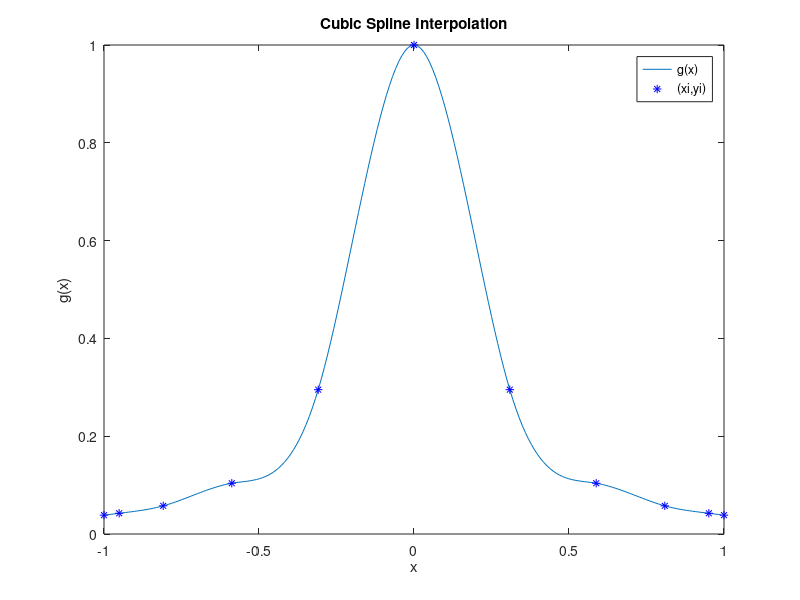

This chart was generated by the following MATLAB code:
clear all
clc
#-----------find g''(x_i)   i =1,2,3,...,N-1--------------------

#create a form like AX = B. three variables are matrix.
#Let g''(x_i) be X

function [DDg] = csi_free_runout(x, y, nsize) 
  #nsize = N + 1
  # when it refers to x, y, delta
  # i(in textbook) = (i+1) (here)
  # i (here) = (i-1) (in textbook)
  
  #create matrix of g''(x_i)   i =1,2,3,...,N-1
  ddg = zeros(nsize - 2, 1);
  
  #----create delta_i-------
  delta = zeros(1, nsize-1);
  for i = 1 : nsize - 1
    delta(i) = x(i+1) - x(i);
  endfor
  #-------------------------
  
  #------create A-----------
  A = zeros(nsize-2, nsize-2);
  for i = 1 : nsize - 2
    for j = 1 : nsize - 2
      if (i == j)
        A(i,j) = (delta(i) + delta(i+1)) / 3;
      elseif ( i == j-1 )
        A(i,j) = delta(i+1) / 6;
      elseif( i == j+1)
        A(i,j) = delta(i)/6;
      else
        continue;
      endif
    endfor
  endfor
  #-------------------------
  
  #---------create B--------
  B = zeros(nsize-2, 1);
  for i = 1 : nsize - 2
    B(i) = (y(i+2) - y(i+1)) / delta(i+1) - (y(i+1) - y(i)) / delta(i);
  endfor
  #-------------------------
  
  ddg = A \ B;
  DDg = zeros(1, nsize);
  for i = 1:nsize-2
    DDg(i+1) = ddg(i,1);
  endfor
  
  #-----------cubic spline interpolation drawing-------
  figure(1)
  x_plot = [];
  y_plot = [];
  for i = 1 : nsize - 1
    x_ref = x(i) : 0.01 : x(i+1);
    y_ref = [];
    #in the textbook P6 eq.(1.6)
    y_ref = DDg(i)/6 * ( (x(i+1)-x_ref).^3 / delta(i) - delta(i)*(x(i+1)-x_ref))...
        + DDg(i+1)/6 * ( (x_ref-x(i)).^3 / delta(i) - delta(i)*(x_ref-x(i)))...
        + y(i) * ( x(i+1) - x_ref )/delta(i) + y(i+1) * ( x_ref - x(i) )/delta(i);
    x_plot = [x_plot, x_ref]; #connect all the x
    y_plot = [y_plot, y_ref]; #connect all the y
  endfor
  plot(x_plot, y_plot, x,y, "b*") #b* means point pattern is blue *
  xlabel("x"); #name the x axis
  ylabel("g(x)"); #name the y axis
  legend("g(x)", "(xi,yi)"); #name the line
  title("Cubic Spline Interpolation"); #name the diagram
  #----------------------------------------------------
endfunction
#---------------------------------------------------------



#-----------GET DATA-------------------
#read the data in hw1AB
rawdata = textread("hw1CD.dat");

#transfrom the data into a matrix
point = reshape(rawdata, 2, []);

#check the size of point
psize = size(point);
data_size = psize(2)-1;

#declare x and y to store all the point(point known already)
xi = zeros(1, data_size);
yi = zeros(1, data_size);

#load the data onto xj and yj
for i = 1:data_size
  xi(i) = point(1,i+1);
  yi(i) = point(2,i+1);
endfor
#--------------------------------------
DDg = csi_free_runout(xi, yi, data_size);
